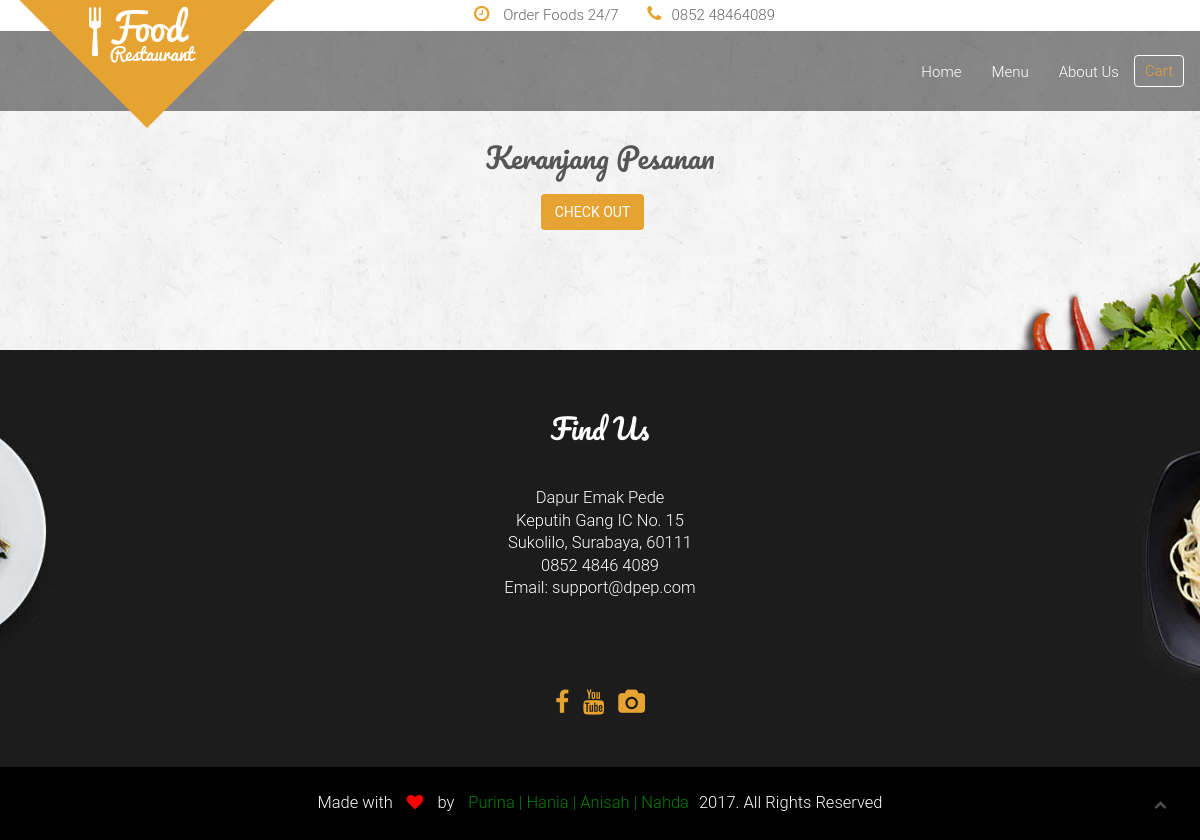
Page /cart.php on the earlier database version.
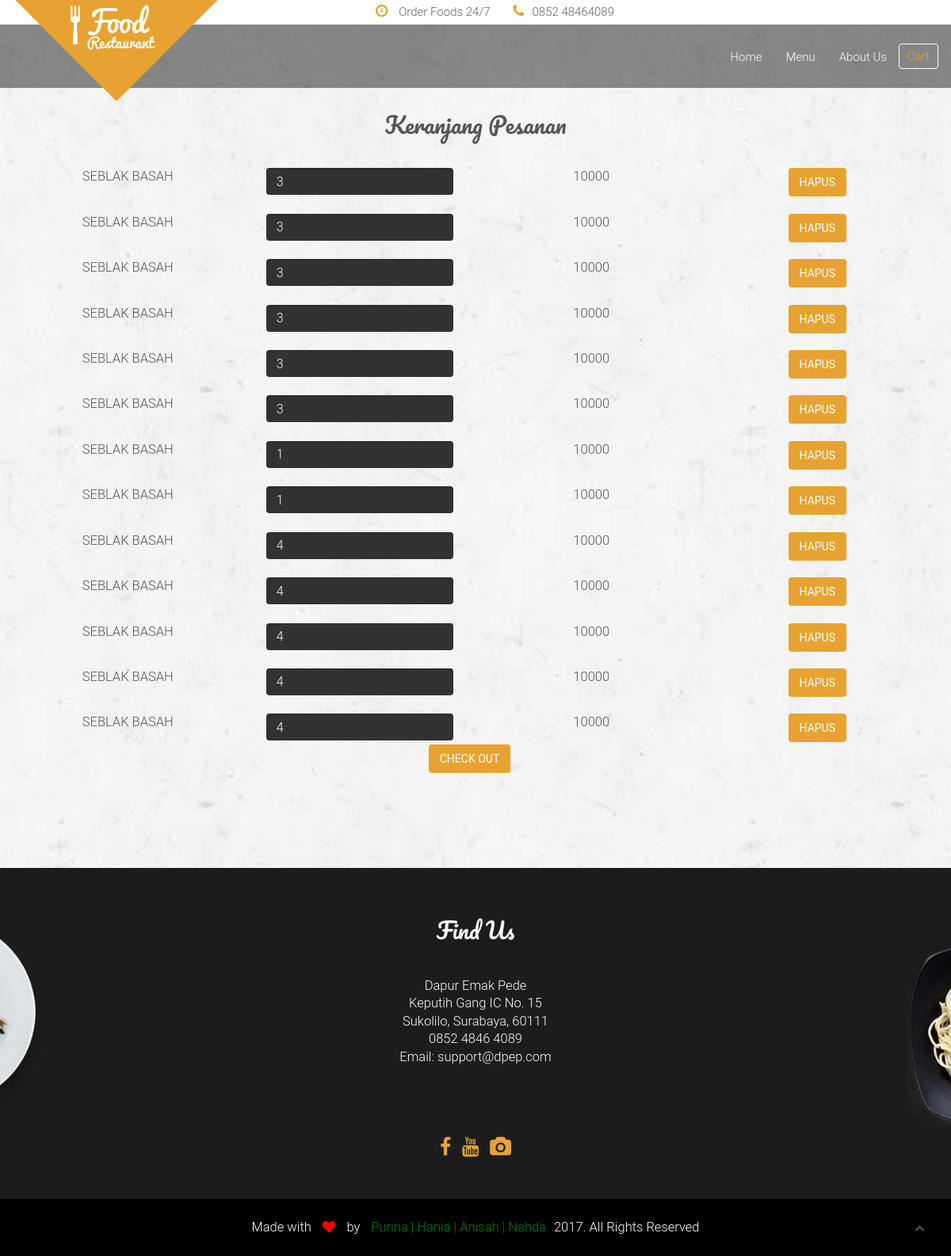
Same page on the later database version.
### tables this page shows
CREATE TABLE `cart` (
  `c_id` smallint(11) DEFAULT NULL,
  `c_nama` varchar(100) DEFAULT NULL,
  `c_harga` float DEFAULT NULL,
  `c_jumlah` smallint(5) DEFAULT NULL
);

### cart.php (the view, shortened to what this page needs)
<?php
     include('connect.php');
     $sql = "SELECT * from cart where c_id='2'";
     $result = $conn->query($sql);
 ?>
<!doctype html>
<html class="no-js" lang="">
    <head>
        <link rel="stylesheet" href="assets/css/bootstrap.min.css">
        <link rel="stylesheet" href="assets/css/font-awesome.min.css">
        <link rel="stylesheet" href="assets/css/animate/animate.css" />
        <link rel="stylesheet" href="assets/css/plugins.css" />
        <link rel="stylesheet" href="assets/css/style.css">
        <link rel="stylesheet" href="assets/css/responsive.css" />
    </head>
    <body>
        <header id="home" class="navbar-fixed-top">
            <div class="header_top_menu clearfix">
                <div class="container">
                    <div class="row">
                        <div class="col-md-5 col-md-offset-3 col-sm-12 text-right">
                            <div class="call_us_text">
								<a href=""><i class="fa fa-clock-o"></i> Order Foods 24/7</a>
								<a href=""><i class="fa fa-phone"></i>0852 48464089</a>
							</div>
                        </div>
                    </div>
                </div>
            </div>
            <div class="main_menu_bg">
                <div class="container">
                    <div class="row">
                        <nav class="navbar navbar-default">
                            <div class="container-fluid">
                                <div class="navbar-header">
                                    <a class="navbar-brand our_logo" href="#"><img src="assets/images/logo.png" alt="" /></a>
                                </div>
                                <div class="collapse navbar-collapse" id="bs-example-navbar-collapse-1">
                                    <ul class="nav navbar-nav navbar-right">
                                        <li><a href="index.php#slider">Home</a></li>
                                        <li><a href="menu.php#portfolio">Menu</a></li>
                                        <li><a href="index.php#abouts">About Us</a></li>
                                        <li><a href="cart.php" class="booking">Cart</a></li>
                                    </ul>
                                </div>
                            </div>
                        </nav>
                    </div>
                </div>
            </div>
        </header>
        <section id="abouts" class="abouts">
            <div class="container" align="center">
                <div class="row">
                    <div class="abouts_content">
                        <h4>Keranjang Pesanan</h4>
                        <?php
                                    if ($result->num_rows > 0){
                                        while($menu = $result->fetch_assoc()){
                                        echo'
                        <div class="col-md-3">
                            <div class="single_abouts_text wow slideInRight" data-wow-duration="2s">
                                <br>
                                <p>'.$menu['c_nama'].'</p>
                            </div>
                        </div>
                         <div class="col-md-3">
                            <div class="single_abouts_text wow slideInRight" data-wow-duration="2s">
                                <br>
                                <input type="number" class="form-control" id="psw" VALUE="'.$menu['c_jumlah'].'" name="jmlItem" placeholder="enter number of item" style="color:white">
                            </div>
                        </div>
                        <div class="col-md-3">
                            <div class="single_abouts_text wow slideInRight" data-wow-duration="2s">
                                <br>
                                <p>'.$menu['c_harga'].'</p>
                            </div>
                        </div>
                        <div class="col-md-3">
                            <div class="single_abouts_text wow slideInRight" data-wow-duration="2s">
                                <br>
                                <a href="cart.php" class="btn btn-primary">Hapus</a>
                            </div>
                        </div>
                        ';
                                    }
                                    }
                                ?>
                        <span >
                        <a  style="margin-top:3px" href="formpembayaran.php" class="btn btn-primary" >Check Out</a>
                        </span>
                    </div>
                </div>
            </div>
        </section>
        <section id="footer_widget" class="footer_widget">
            <div class="container">
                <div class="row">
                    <div class="footer_widget_content text-center">
                        <div class="col-md-12">
                            <div class="single_widget wow fadeIn" data-wow-duration="2s">
                                <h3>Find Us</h3>
                                <div class="single_widget_info">
                                    <p>Dapur Emak Pede
                                        <span>Keputih Gang IC No. 15<br>Sukolilo, Surabaya, 60111
                                            <br> 0852 4846 4089</span>
                                        <span>Email: support@dpep.com</span></p>
                                </div>
                                <div class="footer_socail_icon">
                                    <a href="http://fb.com/anshpd"><i class="fa fa-facebook"></i></a>
                                    <a href="https://www.youtube.com/watch?v=SKUzsDdZ37s"><i class="fa fa-youtube"></i></a>
                                    <a href="http://instagram.com/nhdzhra"><i class="fa fa-camera"></i></a>
                                </div>
                            </div>
                        </div>
                        </div>
                    </div>
                </div>
        </section>
        <footer id="footer" class="footer">
            <div class="container text-center">
                <div class="row">
                    <div class="col-sm-12">
                        <div class="copyright wow zoomIn" data-wow-duration="3s">
							<p>Made with <i class="fa fa-heart"></i> by <a href="https://www.youtube.com/watch?v=SKUzsDdZ37s">Purina | Hania | Anisah | Nahda</a>2017. All Rights Reserved</p>
						</div>
                    </div>
                </div>
            </div>
        </footer>
		<div class="scrollup">
			<a href="#"><i class="fa fa-chevron-up"></i></a>
		</div>
    </body>
</html>

### assets/css/style.css (style rules this page uses)
html, body { background-color: #1E2E3B; font-size: 15px; color: #565656; width: 100%; padding: 0; margin-left: 0; margin-right: 0; font-family: 'roboto', sans-serif; font-weight: 300; }
img { -moz-user-select: none; -webkit-user-select: none; -ms-user-select: none; user-select: none; -webkit-user-drag: none; user-drag: none; }
a, a:hover, a:active, a:focus { text-decoration: none; outline: none; }
a, button, a span { -webkit-transition: 0.2s ease-in-out; -o-transition: 0.2s ease-in-out; transition: 0.2s ease-in-out; }
*, *:before, *:after { -webkit-box-sizing: border-box; -moz-box-sizing: border-box; box-sizing: border-box; }
p { margin: 0 0 15px; }
ol, ul { list-style: none; padding: 0; }
img { max-width: 100%; }
textarea, input[type="text"], input[type="password"], input[type="datetime"], input[type="datetime-local"], input[type="date"], input[type="month"], input[type="time"], input[type="week"], input[type="number"], input[type="email"], input[type="url"], input[type="search"], input[type="tel"], input[type="color"], .uneditable-input { outline: none; }
.form-control { border: 1px solid rgba(0, 0, 0, 0.08); font-size: 16px; height: 34px; max-width: 90%; background: #323232; }
h1, h2, h3 { font-family: 'roboto', sans-serif; font-weight: 300; margin: 0; }
h4, h5 { font-weight: 300; margin: 0; line-height: 2rem; font-family: 'Pacifico', cursive; }
h3 { font-weight: 300; margin-bottom: .9rem; font-size: 2.375rem; line-height: 2.5rem; }
h4 { font-size:1.875rem; line-height: 2.2rem; margin-bottom: 1.1rem; font-family: 'Pacifico', cursive; }
p { line-height: 1.5rem; font-size: 1.1rem; }
p:last-child { margin-bottom: 0px; }
section { margin:0; }
.btn { margin-right: 15px; border-radius: 0px; }
.btn-primary { color: #ffffff; }
.btn-primary { background-color: #E7A331; color: #ffffff; border: 2px solid #E7A331; text-transform: uppercase; border-radius:4px; }
.btn-primary:before, .btn-primary:after { background-color: #ffffff; }
.header_top_menu { background:#fff; position:relative; }
a.navbar-brand.our_logo { position: absolute; left: 0; top: -50px; width: 25%; }
.header_top_menu .call_us_text a { color:#666; font-size:15px; margin-left:15px; padding:5px; display:inline-block; }
.header_top_menu .call_us_text a i { color:#e7a331; margin-right:10px; font-size:18px; }
.main_menu_bg { background:rgba(0, 0, 0, .45); height: 80px; }
.navbar-default { background-color: transparent; border-color: transparent; }
.container-fluid { margin-top: 15px; }
.main_menu_bg li a.booking { border: 1px solid #fff; border-radius: 4px; color: #e7a331 !important; padding: 5px 10px; margin-top: 8px; }
.main_menu_bg .navbar { margin-bottom: 0px; }
.navbar-default .navbar-nav>li>a { color: #fff; }
.abouts { background: url(../images/abtbg.jpg) no-repeat center top scroll; -moz-background-size: cover; -webkit-background-size: cover; -o-background-size: cover; background-size: cover; width: 100%; overflow: hidden; }
.abouts_content { padding:120px 0px; display:inline-block; }
.footer_widget { background:url(../images/footerbg.jpg) center top no-repeat scroll; -moz-background-size: cover; -webkit-background-size: cover; -o-background-size: cover; background-size: cover; width: 100%; overflow: hidden; }
.footer_widget_content { color:#fff; }
.single_widget { padding-bottom: 50px; padding-top:60px; }
.single_widget h3 { font-size:1.875rem; font-family: 'Pacifico', cursive; }
.single_widget_info p { margin-top:40px; }
.single_widget_info p span { display:block; }
.footer_socail_icon { margin-top:90px; }
.footer_socail_icon a { padding:5px; }
.footer_socail_icon a i { font-size:25px; color:#e7a331; }
.footer { background:#000; }
.footer .copyright p { padding:25px; color:#fff; }
.footer .copyright p i { padding:0px 10px; color:#ff0000; }
.footer .copyright p a { padding:0px 10px; color:green; }
.scrollup { width: 30px; height: 30px; border-radius: 15px; opacity: .3; position: fixed; bottom: 20px; right: 25px; color: #fff; cursor: pointer; background-color: #000; z-index: 1000; transition: opacity .5s, background-color .5s; -moz-transition: opacity .5s, background-color .5s; -webkit-transition: opacity .5s, background-color .5s; }
.scrollup i { font-size: 13px; position: absolute; opacity: 1; color: #fff; left: 50%; top: 50%; margin-top: -7px; margin-left: -6px; text-decoration: none; }

Differences in the rows shown:
added cart: c_nama "SEBLAK BASAH", jmlItem "3", c_harga "10000"
added cart: c_nama "SEBLAK BASAH", jmlItem "3", c_harga "10000"
added cart: c_nama "SEBLAK BASAH", jmlItem "3", c_harga "10000"
added cart: c_nama "SEBLAK BASAH", jmlItem "3", c_harga "10000"
added cart: c_nama "SEBLAK BASAH", jmlItem "3", c_harga "10000"
added cart: c_nama "SEBLAK BASAH", jmlItem "3", c_harga "10000"
added cart: c_nama "SEBLAK BASAH", jmlItem "1", c_harga "10000"
added cart: c_nama "SEBLAK BASAH", jmlItem "1", c_harga "10000"
added cart: c_nama "SEBLAK BASAH", jmlItem "4", c_harga "10000"
added cart: c_nama "SEBLAK BASAH", jmlItem "4", c_harga "10000"
added cart: c_nama "SEBLAK BASAH", jmlItem "4", c_harga "10000"
added cart: c_nama "SEBLAK BASAH", jmlItem "4", c_harga "10000"
added cart: c_nama "SEBLAK BASAH", jmlItem "4", c_harga "10000"
